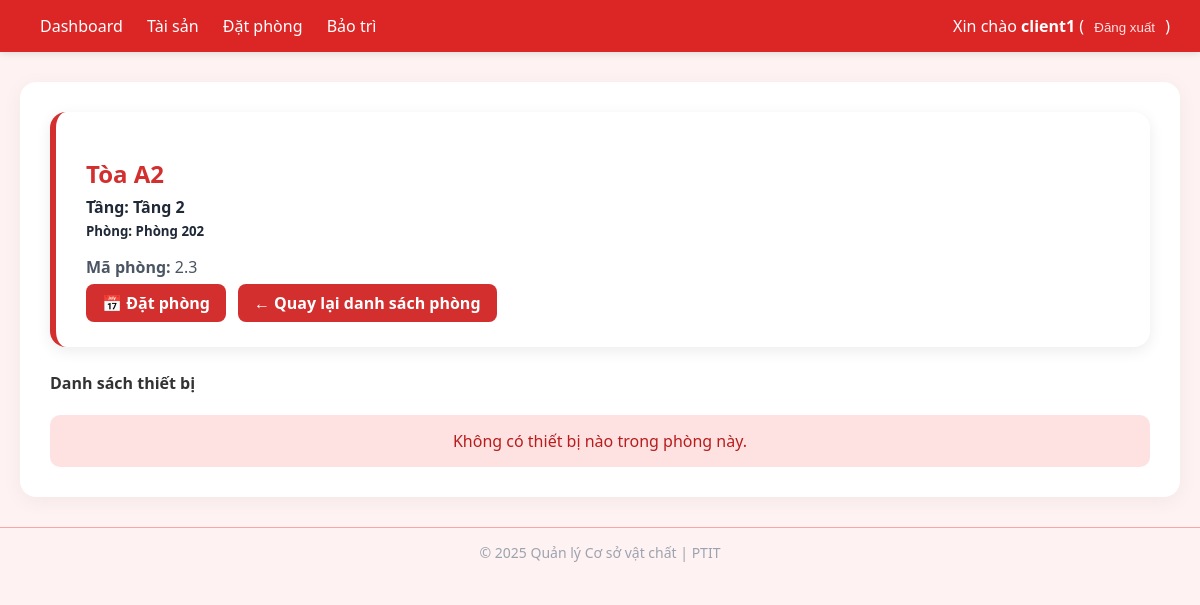
The page /assets/room/18/ (signed in) on the database as committed earlier.
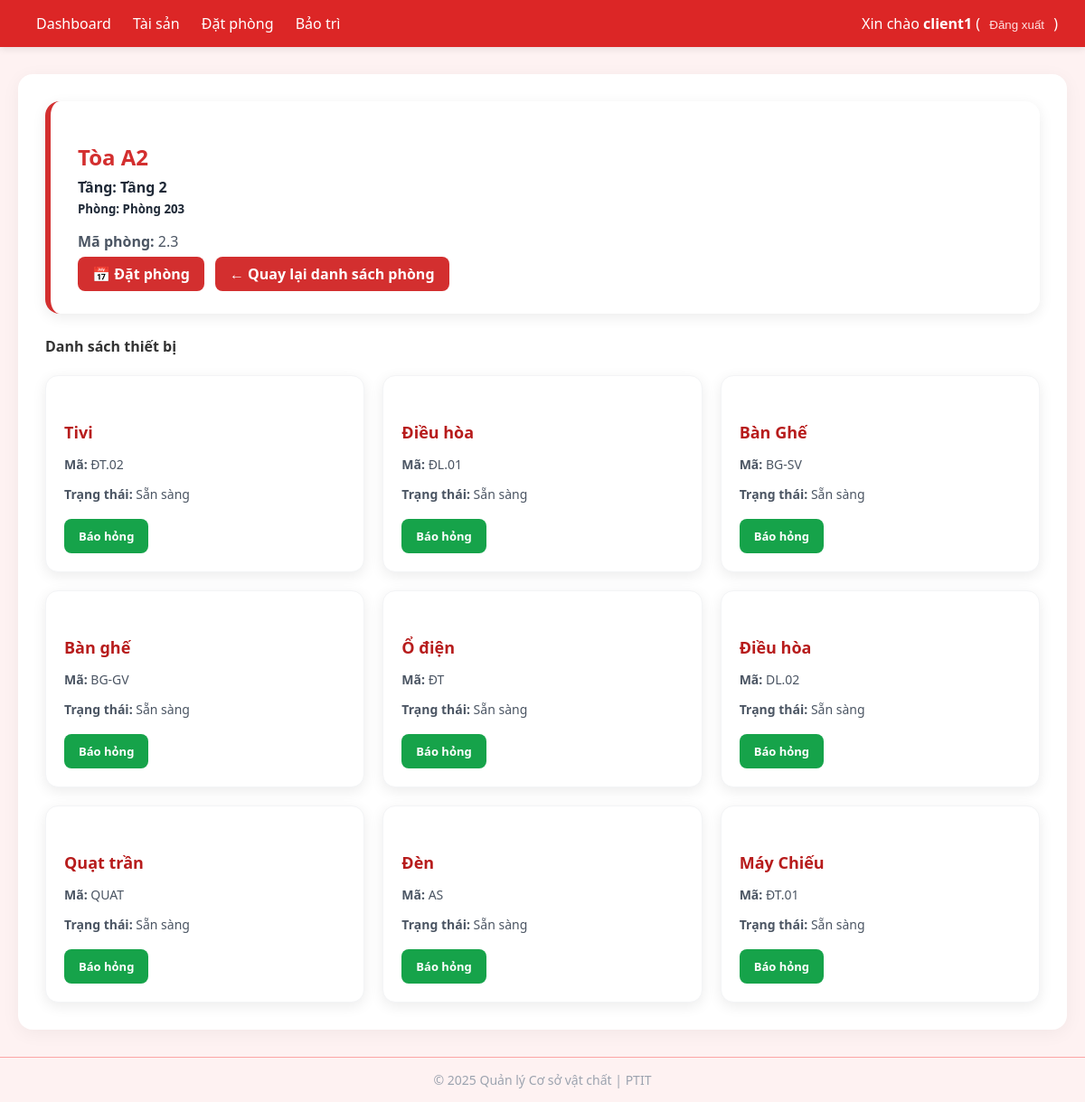
The same page on the database as committed later.
### core/models.py (models this page shows, shortened)
class Room(models.Model):
    ROOM_READY = 'ready'
    ROOM_OCCUPIED = 'occupied'
    ROOM_MAINTENANCE = 'maintenance'
    ROOM_STATUS_CHOICES = [
        (ROOM_READY, 'Sẵn sàng'),
        (ROOM_OCCUPIED, 'Đang được sử dụng'),
        (ROOM_MAINTENANCE, 'Đang sửa chữa'),
    ]
    floor = models.ForeignKey(Floor, on_delete=models.CASCADE, related_name='rooms')
    code = models.CharField(max_length=50)
    name = models.CharField(max_length=200, blank=True)
    status = models.CharField(
        max_length=15,
        choices=ROOM_STATUS_CHOICES,
        default=ROOM_READY
    )
    class Meta:
        unique_together = ('floor', 'code')

class Floor(models.Model):
    building = models.ForeignKey(Building, on_delete=models.CASCADE, related_name='floors')
    number = models.CharField(max_length=20)
    name = models.CharField(max_length=200, blank=True)
    class Meta:
        unique_together = ('building', 'number')

class Building(models.Model):
    code = models.CharField(max_length=50, unique=True)
    name = models.CharField(max_length=200)
    description = models.TextField(blank=True)

class Equipment(models.Model):
    STATUS_READY = 'ready'
    STATUS_MAINT = 'maint'
    STATUS_BROKEN = 'broken'
    STATUS_CHOICES = [
        (STATUS_READY, 'Sẵn sàng'),
        (STATUS_MAINT, 'Đang bảo trì'),
        (STATUS_BROKEN, 'Đã hỏng'),
    ]
    room = models.ForeignKey(Room, on_delete=models.CASCADE, related_name='equipments')
    code = models.CharField(max_length=50)
    name = models.CharField(max_length=200)
    description = models.TextField(blank=True)
    status = models.CharField(max_length=10, choices=STATUS_CHOICES, default=STATUS_READY)
    class Meta:
        unique_together = ('room', 'code')

### core/views.py (the view)
# urls.py: path('assets/room/<int:pk>/', views.asset_room_detail, name='asset_room_detail'),
@login_required
def asset_room_detail(request, pk):
    room = get_object_or_404(Room, pk=pk)
    equipments = room.equipments.all()
    now = timezone.now()
    _expire_old_bookings_for_room(room)
    active = RoomBooking.objects.filter(
        room=room,
        status__in=[RoomBooking.STATUS_APPROVED, RoomBooking.STATUS_PENDING],
        start_time__lte=now,
        end_time__gte=now
    ).first()
    if active:
        room.is_booked_now = True
        room.current_booking = active
    else:
        room.is_booked_now = False
        room.current_booking = None
    return render(request, 'core/asset_equipment.html', {'room': room, 'equipments': equipments})

### templates/core/asset_equipment.html (shortened to what this page needs)
{% extends 'core/base.html' %}
{% block content %}
<div class="container mt-4">
  <div class="room-info d-flex justify-content-between align-items-start flex-wrap">
    <div>
      <h2>{{ room.floor.building.name }}</h2>
      <h4>Tầng: {{ room.floor.name }}</h4>
      <h5>Phòng: {{ room.name }}</h5>
      <p><strong>Mã phòng:</strong> {{ room.code }}</p>
    </div>
    <div style="display:flex;gap:12px;align-items:center">
      {% if room.is_booked_now %}
        <button class="btn-back mt-3 mt-md-0" disabled>📌 Đã được đặt đến {{ room.current_booking.end_time }}</button>
      {% else %}
        <a href="{% url 'room_booking_create' room.pk %}" class="btn-back mt-3 mt-md-0">📅 Đặt phòng</a>
      {% endif %}
      <a href="{% url 'asset_floor_detail' room.floor.pk %}" class="btn-back mt-3 mt-md-0">
        ← Quay lại danh sách phòng
      </a>
    </div>
  </div>
  <h4 class="mb-3 text-dark">Danh sách thiết bị</h4>
  {% if equipments %}
  <div class="equipment-list">
    {% for equipment in equipments %}
    <div class="equipment-card">
      <div>
        <h5>{{ equipment.name }}</h5>
        <p><strong>Mã:</strong> {{ equipment.code }}</p>
        <p><strong>Trạng thái:</strong> {{ equipment.get_status_display }}</p>
      </div>
      <div class="card-footer">
        <div style="display:flex; gap:8px; flex-wrap:wrap">
          <a href="{% url 'maintenance_create' %}?building={{ room.floor.building.pk }}&amp;floor={{ room.floor.pk }}&amp;room={{ room.pk }}&amp;equipment={{ equipment.pk }}" class="btn-sm btn-success">Báo hỏng</a>
        </div>
      </div>
    </div>
    {% endfor %}
  </div>
  {% else %}
    <div class="alert-info">Không có thiết bị nào trong phòng này.</div>
  {% endif %}
</div>
{% endblock %}

Rows that differ between the two databases and show on the page:
changed Room "Tòa A2": name "Phòng 202" → "Phòng 203"
added Equipment: name "Tivi", code "ĐT.02", status "Sẵn sàng"
added Equipment: name "Điều hòa", code "ĐL.01", status "Sẵn sàng"
added Equipment: name "Bàn Ghế", code "BG-SV", status "Sẵn sàng"
added Equipment: name "Bàn ghế", code "BG-GV", status "Sẵn sàng"
added Equipment: name "Ổ điện", code "ĐT", status "Sẵn sàng"
added Equipment: name "Điều hòa", code "DL.02", status "Sẵn sàng"
added Equipment: name "Quạt trần", code "QUAT", status "Sẵn sàng"
added Equipment: name "Đèn", code "AS", status "Sẵn sàng"
added Equipment: name "Máy Chiếu", code "ĐT.01", status "Sẵn sàng"
Other text that changed with them:
text no longer shown: "Không có thiết bị nào trong phòng này."
